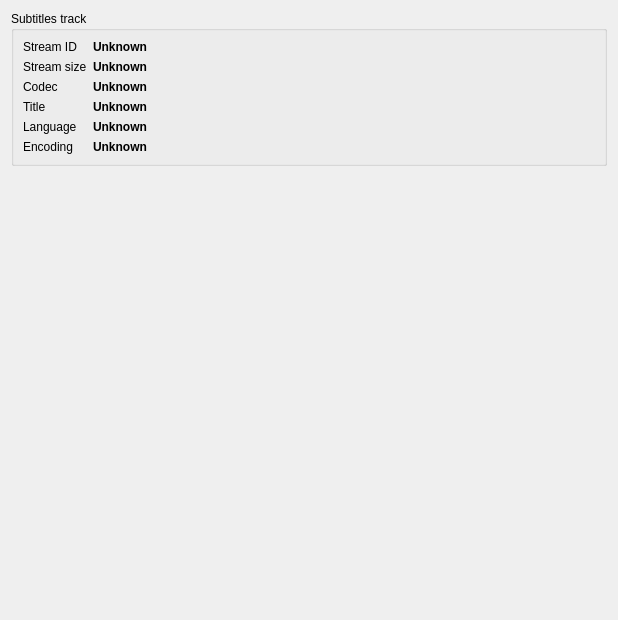
          <widget class="QWidget" name="scrollAreaWidgetContents_2">
           <property name="geometry">
            <rect>
             <x>0</x>
             <y>0</y>
             <width>618</width>
             <height>620</height>
            </rect>
           </property>
           <layout class="QVBoxLayout" name="verticalLayout_5">
            <item>
             <widget class="QGroupBox" name="groupBox_tag_subtitles">
              <property name="title">
               <string>Subtitles track</string>
              </property>
              <layout class="QVBoxLayout" name="verticalLayout_2">
               <item>
                <layout class="QFormLayout" name="formLayout_2">
                 <item row="0" column="0">
                  <widget class="QLabel" name="label_68">
                   <property name="maximumSize">
                    <size>
                     <width>140</width>
                     <height>16777215</height>
                    </size>
                   </property>
                   <property name="text">
                    <string>Stream ID</string>
                   </property>
                  </widget>
                 </item>
                 <item row="0" column="1">
                  <widget class="QLabel" name="label_sub_id">
                   <property name="font">
                    <font>
                     <weight>75</weight>
                     <bold>true</bold>
                    </font>
                   </property>
                   <property name="text">
                    <string>Unknown</string>
                   </property>
                   <property name="textInteractionFlags">
                    <set>Qt::LinksAccessibleByMouse|Qt::TextSelectableByKeyboard|Qt::TextSelectableByMouse</set>
                   </property>
                  </widget>
                 </item>
                 <item row="1" column="0">
                  <widget class="QLabel" name="label_69">
                   <property name="text">
                    <string>Stream size</string>
                   </property>
                  </widget>
                 </item>
                 <item row="1" column="1">
                  <widget class="QLabel" name="label_sub_size">
                   <property name="font">
                    <font>
                     <weight>75</weight>
                     <bold>true</bold>
                    </font>
                   </property>
                   <property name="text">
                    <string>Unknown</string>
                   </property>
                   <property name="textInteractionFlags">
                    <set>Qt::LinksAccessibleByMouse|Qt::TextSelectableByKeyboard|Qt::TextSelectableByMouse</set>
                   </property>
                  </widget>
                 </item>
                 <item row="2" column="0">
                  <widget class="QLabel" name="label_70">
                   <property name="text">
                    <string>Codec</string>
                   </property>
                  </widget>
                 </item>
                 <item row="2" column="1">
                  <widget class="QLabel" name="label_sub_codec">
                   <property name="font">
                    <font>
                     <weight>75</weight>
                     <bold>true</bold>
                    </font>
                   </property>
                   <property name="text">
                    <string>Unknown</string>
                   </property>
                   <property name="textInteractionFlags">
                    <set>Qt::LinksAccessibleByMouse|Qt::TextSelectableByKeyboard|Qt::TextSelectableByMouse</set>
                   </property>
                  </widget>
                 </item>
                 <item row="3" column="0">
                  <widget class="QLabel" name="label_67">
                   <property name="text">
                    <string>Title</string>
                   </property>
                  </widget>
                 </item>
                 <item row="3" column="1">
                  <widget class="QLabel" name="label_sub_title">
                   <property name="font">
                    <font>
                     <weight>75</weight>
                     <bold>true</bold>
                    </font>
                   </property>
                   <property name="text">
                    <string>Unknown</string>
                   </property>
                   <property name="textInteractionFlags">
                    <set>Qt::LinksAccessibleByMouse|Qt::TextSelectableByKeyboard|Qt::TextSelectableByMouse</set>
                   </property>
                  </widget>
                 </item>
                 <item row="4" column="0">
                  <widget class="QLabel" name="label_66">
                   <property name="text">
                    <string>Language</string>
                   </property>
                  </widget>
                 </item>
                 <item row="4" column="1">
                  <widget class="QLabel" name="label_sub_lng">
                   <property name="font">
                    <font>
                     <weight>75</weight>
                     <bold>true</bold>
                    </font>
                   </property>
                   <property name="text">
                    <string>Unknown</string>
                   </property>
                   <property name="textInteractionFlags">
                    <set>Qt::LinksAccessibleByMouse|Qt::TextSelectableByKeyboard|Qt::TextSelectableByMouse</set>
                   </property>
                  </widget>
                 </item>
                 <item row="5" column="0">
                  <widget class="QLabel" name="label_80">
                   <property name="text">
                    <string>Encoding</string>
                   </property>
                  </widget>
                 </item>
                 <item row="5" column="1">
                  <widget class="QLabel" name="label_sub_encoding">
                   <property name="font">
                    <font>
                     <weight>75</weight>
                     <bold>true</bold>
                    </font>
                   </property>
                   <property name="text">
                    <string>Unknown</string>
                   </property>
                   <property name="textInteractionFlags">
                    <set>Qt::LinksAccessibleByMouse|Qt::TextSelectableByKeyboard|Qt::TextSelectableByMouse</set>
                   </property>
                  </widget>
                 </item>
                </layout>
               </item>
              </layout>
             </widget>
            </item>
            <item>
             <spacer name="verticalSpacer">
              <property name="orientation">
               <enum>Qt::Vertical</enum>
              </property>
              <property name="sizeHint" stdset="0">
               <size>
                <width>20</width>
                <height>381</height>
               </size>
              </property>
             </spacer>
            </item>
           </layout>
          </widget>
